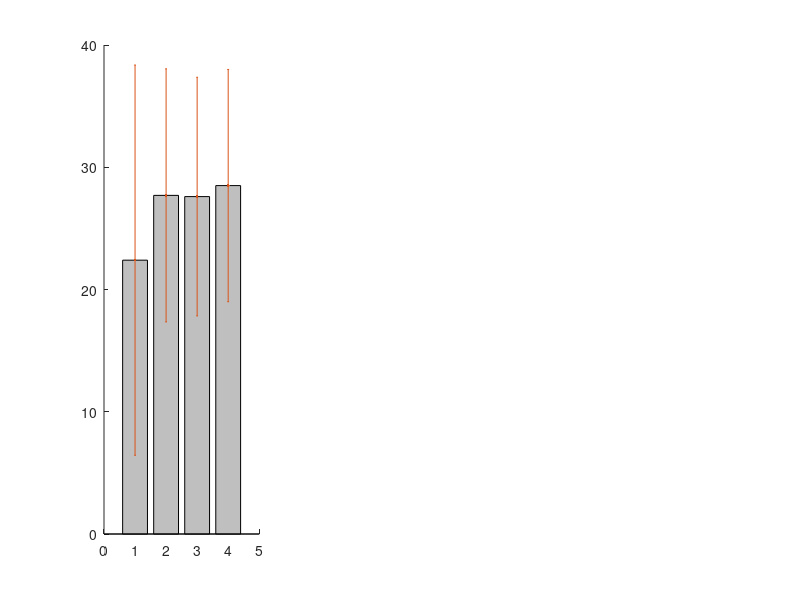

This chart was generated by the following MATLAB code: (Note: this script raises an error after producing the figure.)
figure(1)
method = {'low-dose PET';'U-Net';'GAN';'2.5D GAN'};
% PSNR
mean = [22.4, 27.7, 27.6, 28.5]; 
std = [15.96, 10.35, 9.76, 9.5]; 
subplot(1,3,1)
hold on
bar(mean,0.8,'FaceColor',[0.75,0.75,0.75])
errorbar(mean, std, '.','Color',[0,0,0])
set(gca, 'XTick',1:4, 'XTickLabel',method, 'TickLabelInterpreter','none',...
    'FontSize',5.5,'YLim', [5 40])
title('PSNR')

% SSIM
mean = [0.86,0.93,0.93,0.945]; 
std = [0.008, 0.0028,0.0030,0.0024]; 
subplot(1,3,2)
hold on
bar(mean,0.8,'FaceColor',[0.75,0.75,0.75])
errorbar(mean, std, '.','Color',[0,0,0])
set(gca, 'XTick',1:4, 'XTickLabel',method, 'TickLabelInterpreter','none',...
    'FontSize',5.5,'YLim', [0.84 0.95])
title('SSIM')

% RMSE
mean = [0.55,0.34,0.35,0.28]; 
std = [0.052,0.056,0.060,0.04]; 
subplot(1,3,3)
hold on
bar(mean,0.8,'FaceColor',[0.75,0.75,0.75])
errorbar(mean, std, '.','Color',[0,0,0])
set(gca, 'XTick',1:4, 'XTickLabel',method, 'TickLabelInterpreter','none',...
    'FontSize',5.5,'YLim', [0.25 0.65])
title('RMSE')

figure(2)
method = {'standard-dose PET';'U-Net';'GAN';'2.5D GAN'};
% FBM
mean = [0.086,0.066,0.085,0.08]; 
std = [0.0072,0.0034,0.0068,0.0087]; 
subplot(1,3,1)
hold on
bar(mean,0.8,'FaceColor',[0.75,0.75,0.75])
errorbar(mean, std, '.','Color',[0,0,0])
set(gca, 'XTick',1:4, 'XTickLabel',method, 'TickLabelInterpreter','none',...
    'FontSize',5.5,'YLim', [0.06 0.095])
title('FBM')

% EBM
mean = [0.0169,0.0158,0.0164,0.0165]; 
std = [2.0311e-05,3.5869e-05,2.2957e-05,2.8157e-05]; 
subplot(1,3,2)
hold on
bar(mean,0.8,'FaceColor',[0.75,0.75,0.75])
errorbar(mean, std, '.','Color',[0,0,0])
set(gca, 'XTick',1:4, 'XTickLabel',method, 'TickLabelInterpreter','none',...
    'FontSize',5.5,'YLim', [0.015 0.017])
title('EBM')

% subplot(1,3,3)
% hold on
% bar(mean,0.8,'FaceColor',[0.75,0.75,0.75])
% errorbar(mean, std, '.','Color',[0,0,0])
% set(gca, 'XTick',1:3, 'XTickLabel',method, 'TickLabelInterpreter','none',...
%     'FontSize',5.5,'YLim', [0.015 0.017])
% title('EBM')


